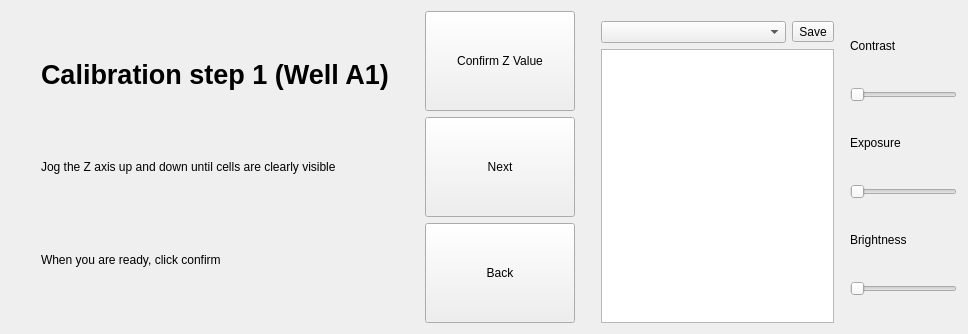
      <widget class="QWidget" name="page_4">
       <layout class="QHBoxLayout" name="horizontalLayout_4">
        <item>
         <layout class="QHBoxLayout" name="horizontalLayout_3">
          <item>
           <layout class="QVBoxLayout" name="verticalLayout_7">
            <property name="spacing">
             <number>0</number>
            </property>
            <property name="leftMargin">
             <number>30</number>
            </property>
            <property name="topMargin">
             <number>0</number>
            </property>
            <property name="rightMargin">
             <number>30</number>
            </property>
            <property name="bottomMargin">
             <number>0</number>
            </property>
            <item>
             <widget class="QLabel" name="label_7">
              <property name="maximumSize">
               <size>
                <width>16777215</width>
                <height>60</height>
               </size>
              </property>
              <property name="font">
               <font>
                <pointsize>20</pointsize>
                <weight>75</weight>
                <bold>true</bold>
               </font>
              </property>
              <property name="text">
               <string>Calibration step 1 (Well A1)</string>
              </property>
             </widget>
            </item>
            <item>
             <widget class="QLabel" name="label_8">
              <property name="maximumSize">
               <size>
                <width>16777215</width>
                <height>60</height>
               </size>
              </property>
              <property name="text">
               <string>Jog the Z axis up and down until cells are clearly visible</string>
              </property>
             </widget>
            </item>
            <item>
             <widget class="QLabel" name="label_9">
              <property name="maximumSize">
               <size>
                <width>16777215</width>
                <height>60</height>
               </size>
              </property>
              <property name="text">
               <string>When you are ready, click confirm </string>
              </property>
             </widget>
            </item>
           </layout>
          </item>
          <item>
           <layout class="QVBoxLayout" name="verticalLayout_2">
            <item>
             <widget class="QToolButton" name="confirmZ1">
              <property name="minimumSize">
               <size>
                <width>150</width>
                <height>100</height>
               </size>
              </property>
              <property name="maximumSize">
               <size>
                <width>150</width>
                <height>120</height>
               </size>
              </property>
              <property name="text">
               <string>Confirm Z Value</string>
              </property>
             </widget>
            </item>
            <item>
             <widget class="QPushButton" name="next1">
              <property name="minimumSize">
               <size>
                <width>150</width>
                <height>100</height>
               </size>
              </property>
              <property name="maximumSize">
               <size>
                <width>150</width>
                <height>100</height>
               </size>
              </property>
              <property name="text">
               <string>Next</string>
              </property>
             </widget>
            </item>
            <item>
             <widget class="QPushButton" name="back1">
              <property name="minimumSize">
               <size>
                <width>150</width>
                <height>100</height>
               </size>
              </property>
              <property name="maximumSize">
               <size>
                <width>150</width>
                <height>100</height>
               </size>
              </property>
              <property name="text">
               <string>Back</string>
              </property>
             </widget>
            </item>
           </layout>
          </item>
          <item>
           <layout class="QHBoxLayout" name="horizontalLayout_21" stretch="4,2">
            <property name="leftMargin">
             <number>20</number>
            </property>
            <item>
             <layout class="QVBoxLayout" name="verticalLayout_21">
              <property name="topMargin">
               <number>10</number>
              </property>
              <item>
               <layout class="QHBoxLayout" name="horizontalLayout_22">
                <item>
                 <widget class="QComboBox" name="presetDropDown_8"/>
                </item>
                <item>
                 <widget class="QToolButton" name="buttonSavePreset_8">
                  <property name="text">
                   <string>Save</string>
                  </property>
                 </widget>
                </item>
               </layout>
              </item>
              <item>
               <widget class="QListView" name="parameterListView_8"/>
              </item>
             </layout>
            </item>
            <item>
             <layout class="QVBoxLayout" name="verticalLayout_22">
              <property name="leftMargin">
               <number>10</number>
              </property>
              <item>
               <widget class="QLabel" name="labelContrast_8">
                <property name="maximumSize">
                 <size>
                  <width>80</width>
                  <height>20</height>
                 </size>
                </property>
                <property name="text">
                 <string>Contrast</string>
                </property>
                <property name="alignment">
                 <set>Qt::AlignLeading|Qt::AlignLeft|Qt::AlignVCenter</set>
                </property>
               </widget>
              </item>
              <item>
               <widget class="QSlider" name="sliderContrast_8">
                <property name="orientation">
                 <enum>Qt::Horizontal</enum>
                </property>
               </widget>
              </item>
              <item>
               <widget class="QLabel" name="labelExposure_8">
                <property name="maximumSize">
                 <size>
                  <width>80</width>
                  <height>20</height>
                 </size>
                </property>
                <property name="text">
                 <string>Exposure</string>
                </property>
                <property name="alignment">
                 <set>Qt::AlignLeading|Qt::AlignLeft|Qt::AlignVCenter</set>
                </property>
               </widget>
              </item>
              <item>
               <widget class="QSlider" name="sliderExposure_8">
                <property name="orientation">
                 <enum>Qt::Horizontal</enum>
                </property>
               </widget>
              </item>
              <item>
               <widget class="QLabel" name="l_8">
                <property name="maximumSize">
                 <size>
                  <width>80</width>
                  <height>20</height>
                 </size>
                </property>
                <property name="text">
                 <string>Brightness</string>
                </property>
                <property name="alignment">
                 <set>Qt::AlignLeading|Qt::AlignLeft|Qt::AlignVCenter</set>
                </property>
               </widget>
              </item>
              <item>
               <widget class="QSlider" name="sliderBrightness_8">
                <property name="orientation">
                 <enum>Qt::Horizontal</enum>
                </property>
               </widget>
              </item>
             </layout>
            </item>
           </layout>
          </item>
         </layout>
        </item>
       </layout>
      </widget>
